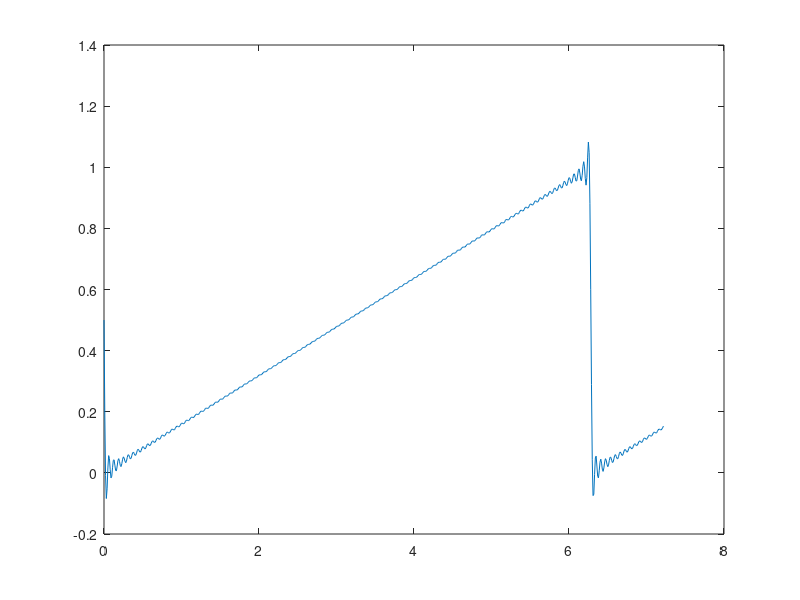

Source code (MATLAB):
clc
clear all

t = 0:0.01:2.3*pi;
T = 2*pi;

figure(1);
% for n=[5 20 100]
for n= 0:0.5:100
    try
       delete(h)
    end
    serie = 1/2;
    for k = 1:n
        
        serie = serie - ((1/(k*pi))*sin(k.*t));
        
    end
%     hold on
    plot (t, serie);
    drawnow

end  



         
        